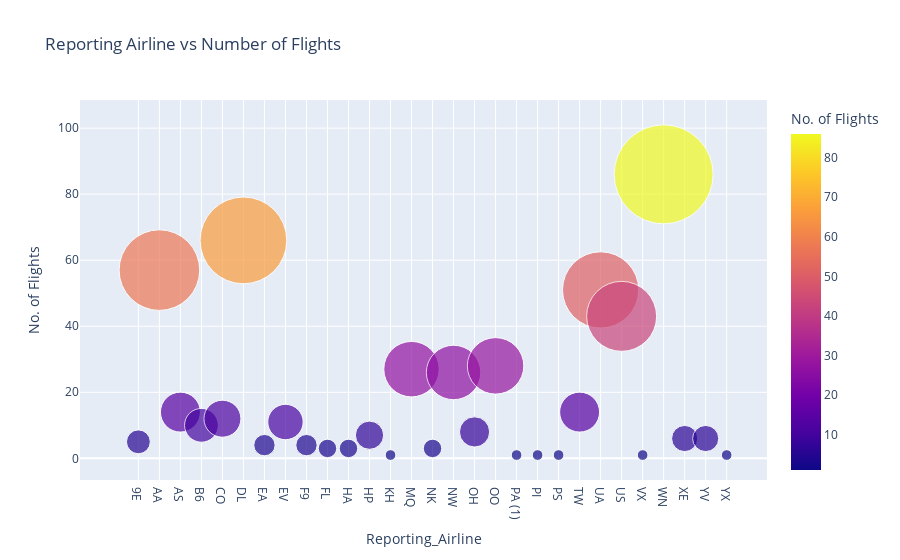

Write notebook code for a chart like this one.
### Markdown cell above
**BUBBLE CHART**

### Code cell
# Get number of flights as per reporting airline
bubble_data= airplane_df.groupby('Reporting_Airline')['Flights'].sum().reset_index()

# Using scatter method to plot Bubble chart
fig = px.scatter(bubble_data, x= 'Reporting_Airline', y='Flights', labels={'Flights': 'No. of Flights'}, 
            title= 'Reporting Airline vs Number of Flights',
            size= 'Flights',
            size_max= 70,
            color='Flights' )

fig.show()

### Figure 1 — Plotly figure (JSON) as saved in the notebook; plotly's stock layout.template omitted (floating-point values rounded to 4 significant figures)
{"data": [{"hovertemplate": "Reporting_Airline=%{x}<br>No. of Flights=%{marker.color}<extra></extra>", "legendgroup": "", "marker": {"color": [5, 57, 14, 10, 12, 66, 4, 11, 4, 3, 3, 7, 1, 27, 3, 26, 8, 28, 1, 1, 1, 14, 51, 43, 1, 86, 6, 6, 1], "coloraxis": "coloraxis", "size": [5, 57, 14, 10, 12, 66, 4, 11, 4, 3, 3, 7, 1, 27, 3, 26, 8, 28, 1, 1, 1, 14, 51, 43, 1, 86, 6, 6, 1], "sizemode": "area", "sizeref": 0.01755, "symbol": "circle"}, "mode": "markers", "name": "", "orientation": "v", "showlegend": false, "type": "scatter", "x": ["9E", "AA", "AS", "B6", "CO", "DL", "EA", "EV", "F9", "FL", "HA", "HP", "KH", "MQ", "NK", "NW", "OH", "OO", "PA (1)", "PI", "PS", "TW", "UA", "US", "VX", "WN", "XE", "YV", "YX"], "xaxis": "x", "y": [5, 57, 14, 10, 12, 66, 4, 11, 4, 3, 3, 7, 1, 27, 3, 26, 8, 28, 1, 1, 1, 14, 51, 43, 1, 86, 6, 6, 1], "yaxis": "y"}], "layout": {"coloraxis": {"colorbar": {"title": {"text": "No. of Flights"}}, "colorscale": [[0, "#0d0887"], [0.1111, "#46039f"], [0.2222, "#7201a8"], [0.3333, "#9c179e"], [0.4444, "#bd3786"], [0.5556, "#d8576b"], [0.6667, "#ed7953"], [0.7778, "#fb9f3a"], [0.8889, "#fdca26"], [1, "#f0f921"]]}, "legend": {"itemsizing": "constant", "tracegroupgap": 0}, "title": {"text": "Reporting Airline vs Number of Flights"}, "xaxis": {"anchor": "y", "domain": [0, 1], "title": {"text": "Reporting_Airline"}}, "yaxis": {"anchor": "x", "domain": [0, 1], "title": {"text": "No. of Flights"}}}}
